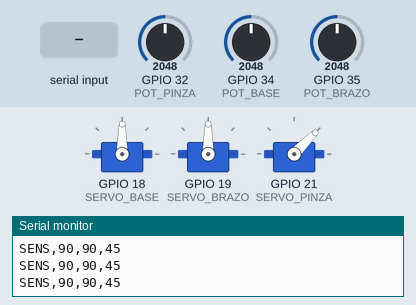
Simulated run of this sketch. Board: ESP32. Parts: 3 × servo, the last lines printed to the serial monitor. Inputs (shaded band) come from the test bench; at power-on: GPIO 32 (POT_PINZA) = 2048, GPIO 34 (POT_BASE) = 2048, GPIO 35 (POT_BRAZO) = 2048.

Above: at 1.2 s.
1.3 s: "OPEN\n" received over Serial
At 2.0 s:
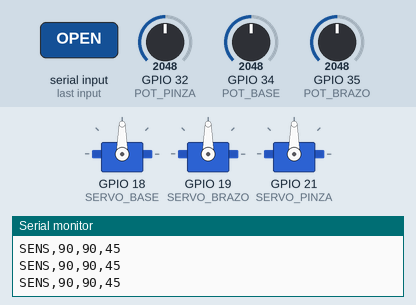
2.8 s: "CLOSE\n" received over Serial
At 3.2 s:
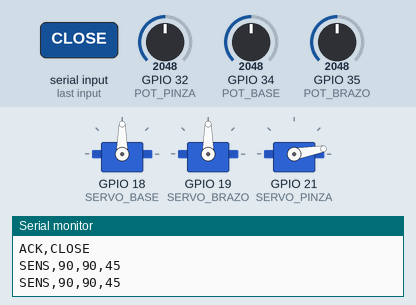
4.3 s: "MOVE,90,45,200\n" received over Serial
At 5.5 s:
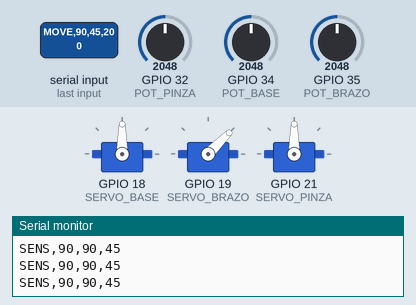
5.8 s: "CLOSE\n" received over Serial
At 6.6 s:
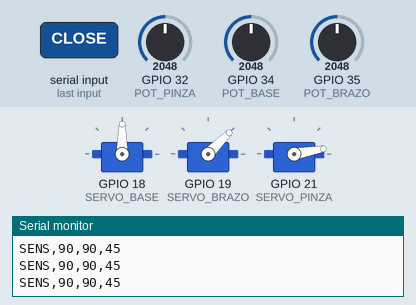
Timing chart, 0 to 8.3 s (numbered marks = the images above; inputs shaded):
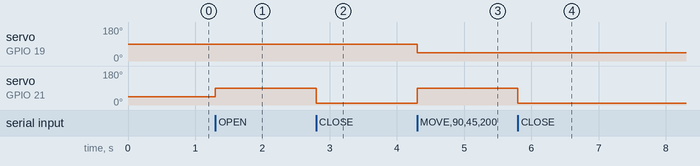

The sketch:

brazo_robot.ino
```cpp
/*
 Actividad 5 - Brazo robótico con ESP32
 Lee 3 potenciómetros como sensores de posición y envía sus valores por UART/USB.
 También recibe comandos desde Python para mover 3 servos.
 Conexiones sugeridas:
 Potenciómetros: GPIO 34, 35, 32
 Servos: GPIO 18, 19, 21
 IMPORTANTE: alimentar servos con fuente externa de 5 V y unir GND con ESP32.
*/
#include <ESP32Servo.h>

Servo servoBase, servoBrazo, servoPinza;

const int POT_BASE = 34;
const int POT_BRAZO = 35;
const int POT_PINZA = 32;
const int SERVO_BASE = 18;
const int SERVO_BRAZO = 19;
const int SERVO_PINZA = 21;

int basePos=90, brazoPos=90, pinzaPos=45;
unsigned long ultimoEnvio=0;

int adcAGrados(int lectura){
  return map(constrain(lectura,0,4095),0,4095,0,180);
}

void moverServos(){
  servoBase.write(constrain(basePos,0,180));
  servoBrazo.write(constrain(brazoPos,0,180));
  servoPinza.write(constrain(pinzaPos,0,90));
}

void procesarComando(String dato){
  dato.trim();
  int a,b,c;
  if(sscanf(dato.c_str(),"MOVE,%d,%d,%d",&a,&b,&c)==3){
    basePos=a; brazoPos=b; pinzaPos=c;
    moverServos();
    Serial.println("ACK,MOVE");
  } else if(dato=="OPEN"){
    pinzaPos=90; moverServos(); Serial.println("ACK,OPEN");
  } else if(dato=="CLOSE"){
    pinzaPos=10; moverServos(); Serial.println("ACK,CLOSE");
  }
}

void setup(){
  Serial.begin(115200);
  servoBase.attach(SERVO_BASE);
  servoBrazo.attach(SERVO_BRAZO);
  servoPinza.attach(SERVO_PINZA);
  moverServos();
}

void loop(){
  if(Serial.available()){
    String dato=Serial.readStringUntil('\n');
    procesarComando(dato);
  }

  if(millis()-ultimoEnvio>=200){
    ultimoEnvio=millis();
    int s1=adcAGrados(analogRead(POT_BASE));
    int s2=adcAGrados(analogRead(POT_BRAZO));
    int s3=map(analogRead(POT_PINZA),0,4095,0,90);
    Serial.printf("SENS,%d,%d,%d\n",s1,s2,s3);
  }
}
```

Measured:
- after the input at 1.3 s, servo on GPIO 21 (SERVO_PINZA): 45° → 90° at once
- after the input at 2.8 s, servo on GPIO 21 (SERVO_PINZA): 90° → 10° at once
- after the input at 4.3 s, servo on GPIO 19 (SERVO_BRAZO): 90° → 45° at once; servo on GPIO 21 (SERVO_PINZA): 10° → 90° at once
- after the input at 5.8 s, servo on GPIO 21 (SERVO_PINZA): 90° → 10° at once
